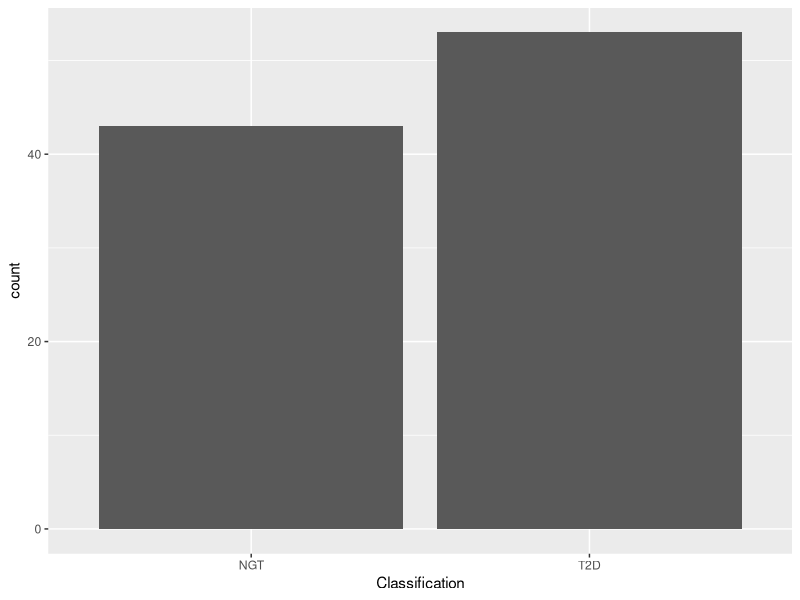
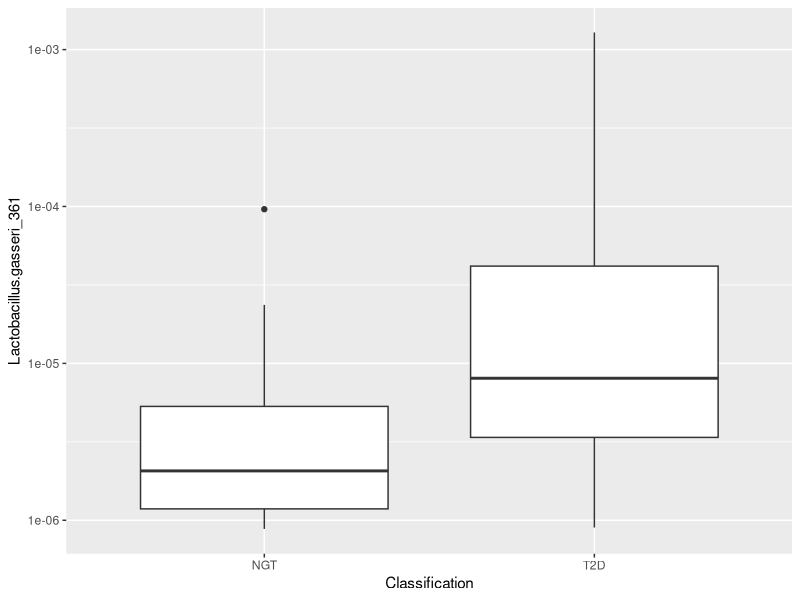
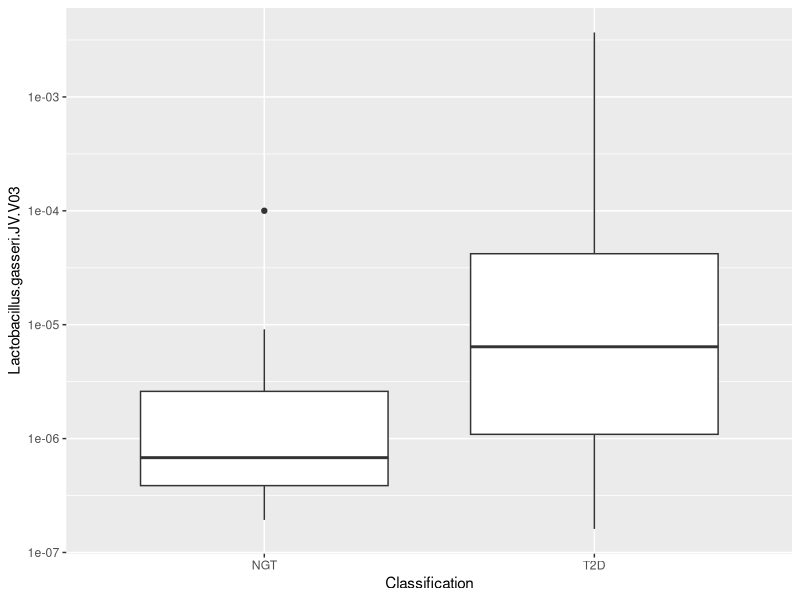
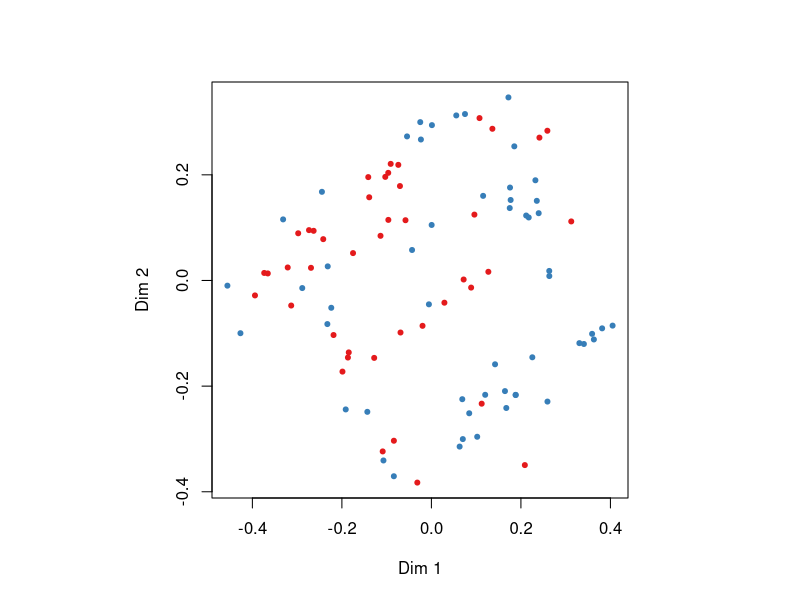
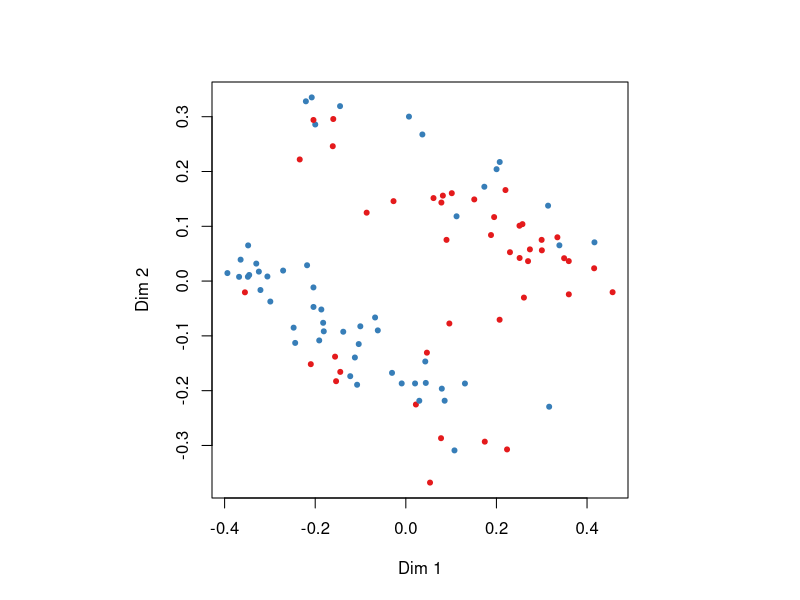

R code for these plots, in order:
## ---- chunk 1
library(randomForest)
library(ggplot2)
library(xtable)
library(plyr)
## ---- chunk 2
cluster.table <- read.delim("data/ClusterTable.txt", sep="\t", header=TRUE)
strain.table <- read.delim("data/StrainTable.txt", sep="\t", header=TRUE)
supptable3 <- read.csv("data/SuppTable3.csv")
## ---- chunk 3
supptable3 <- subset(supptable3, Classification != "IGT")
supptable3 <- transform(supptable3, Classification=factor(Classification))
## ---- chunk 4
cluster.table <- merge(supptable3[, c("Sample.ID", "Classification")],
                       cluster.table,
                       by.x="Sample.ID", by.y="Subjects")
strain.table <- merge(supptable3[, c("Sample.ID", "Classification")],
                      strain.table,
                      by.x="Sample.ID", by.y="Subject")

cluster.data <- cluster.table[, -1]
strain.data <- strain.table[, -1]

## ---- chunk 5
min.abundance <- 10**-5
strain.keep.abundances <- which(apply(strain.data[, -1], 2, 
                                      function(x) any(x >= min.abundance)))

# Add one to account for the column I left out
strain.keep.abundances <- strain.keep.abundances + 1

# Top 915 by mean
strain.data <- strain.data[, c(1, strain.keep.abundances)]

## ---- chunk 6
p <- ggplot(cluster.table, aes(x=Classification))
p <- p + geom_bar()
p
## ---- chunk 7
# Helper function for computing wilcoxon and getting the p-value column-wise from a matrix
do.wilcoxon <- function(df, classif, ...) {
  colnames(df) <- "value"
  tmpdf <- data.frame(Classification=classif, value=df)
  wilcox.test(formula=value ~ Classification, data=tmpdf, ...)$p.val
}
## ---- chunk 8
wilcoxon.strains.gr <- adply(.data=strain.data[, -1], 2,
                             .fun=do.wilcoxon,
                             classif=strain.data[, 1],
                             alternative="g")
colnames(wilcoxon.strains.gr) <- c("Species", "p.val")
wilcoxon.strains.gr <- transform(wilcoxon.strains.gr, 
                                 p.adj=p.adjust(p.val, method="BH"))
wilcoxon.strains.gr <- wilcoxon.strains.gr[order(wilcoxon.strains.gr$p.adj, 
                                                 decreasing=FALSE), ]
wilcoxon.strains.gr <- subset(wilcoxon.strains.gr, p.adj <= 0.05)

wilcoxon.strains.le <- adply(.data=strain.data[, -1], 2,
                             .fun=do.wilcoxon,
                             classif=strain.data[, 1],
                             alternative="l")
colnames(wilcoxon.strains.le) <- c("Species", "p.val")
wilcoxon.strains.le <- transform(wilcoxon.strains.le,
                                 p.adj=p.adjust(p.val, method="BH"))
wilcoxon.strains.le <- wilcoxon.strains.le[order(wilcoxon.strains.le$p.adj,
                                                 decreasing=FALSE), ]
wilcoxon.strains.le <- subset(wilcoxon.strains.le, p.adj <= 0.05)
## ---- chunk 9
tbl.strains.gr <- xtable(wilcoxon.strains.gr)
print(tbl.strains.gr, type="html")
## ---- chunk 10
tbl.strains.le <- xtable(wilcoxon.strains.le)
print(tbl.strains.le, type="html")
## ---- chunk 11
wilcoxon.cluster.gr <- adply(.data=cluster.data[, -1], 2, 
                             .fun=do.wilcoxon,
                             classif=cluster.data[, 1], 
                             alternative="g")

colnames(wilcoxon.cluster.gr) <- c("Species", "p.val")

wilcoxon.cluster.gr <- transform(wilcoxon.cluster.gr, 
                                 p.adj=p.adjust(p.val, method="BH"))
wilcoxon.cluster.gr <- wilcoxon.cluster.gr[order(wilcoxon.cluster.gr$p.adj, 
                                                decreasing=FALSE), ]
wilcoxon.cluster.gr <- subset(wilcoxon.cluster.gr, p.adj <= 0.05)

wilcoxon.cluster.le <- adply(.data=cluster.data[, -1], 2,
                             .fun=do.wilcoxon,
                             classif=cluster.data[, 1],
                             alternative="l")

colnames(wilcoxon.cluster.le) <- c("Species", "p.val")
wilcoxon.cluster.le <- transform(wilcoxon.cluster.le, 
                                 p.adj=p.adjust(p.val, method="BH"))
wilcoxon.cluster.le <- wilcoxon.cluster.le[order(wilcoxon.cluster.le$p.adj, 
                                                 decreasing=FALSE), ]
wilcoxon.cluster.le <- subset(wilcoxon.cluster.le, p.adj <= 0.05)
## ---- chunk 12
tbl.cluster.gr <- xtable(wilcoxon.cluster.gr)
print(tbl.cluster.gr, type="html")
## ---- chunk 13
tbl.cluster.le <- xtable(wilcoxon.cluster.le)
print(tbl.cluster.le, type="html")
## ---- chunk 14
p <- ggplot(cluster.table, aes(x=Classification, y=Lactobacillus.gasseri_361))
p <- p + geom_boxplot() + scale_y_log10()
p
## ---- chunk 15
p <- ggplot(strain.table, aes(x=Classification, y=Lactobacillus.gasseri.JV.V03))
p <- p + geom_boxplot() + scale_y_log10()
p
## ---- chunk 16
rf.strains <- randomForest(Classification ~ ., data=strain.data,
                           mtry=500, replace=TRUE, ntree=10000,
                           importance=TRUE, proximity=TRUE,
                           do.trace=1000)
## ---- chunk 17
importance.strains <- rf.strains$importance
importance.strains <- importance.strains[order(importance.strains[, "MeanDecreaseAccuracy"], 
                                               decreasing=TRUE), ]
importance.table <- xtable(head(importance.strains, 30))
print(importance.table, type="html")
## ---- chunk 18
MDSplot(rf.strains, strain.data$Classification)
## ---- chunk 19
rf.cluster <- randomForest(Classification ~ ., data=cluster.data,
                           mtry=500, replace=TRUE, ntree=10000,
                           importance=TRUE, proximity=TRUE,
                           do.trace=1000)
## ---- chunk 20
importance.clusters <- rf.cluster$importance[order(rf.cluster$importance[, "MeanDecreaseAccuracy"], 
                                                   decreasing=TRUE), ]
importance.table <- xtable(head(importance.clusters, 30))
print(importance.table, type="html")
## ---- chunk 21
MDSplot(rf.cluster, cluster.data$Classification)
